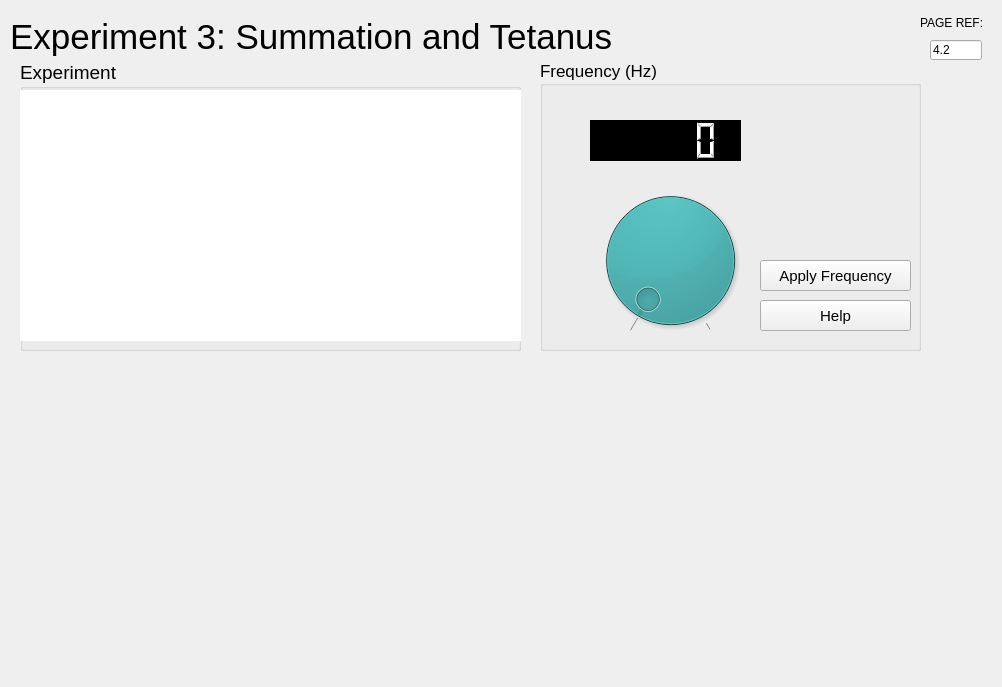
<?xml version="1.0" encoding="UTF-8"?>
<ui version="4.0">
 <class>MainWindow</class>
 <widget class="QMainWindow" name="MainWindow">
  <property name="geometry">
   <rect>
    <x>0</x>
    <y>0</y>
    <width>1002</width>
    <height>687</height>
   </rect>
  </property>
  <property name="windowTitle">
   <string>MainWindow</string>
  </property>
  <widget class="QWidget" name="centralwidget">
   <widget class="QLabel" name="labelCurrentWindow">
    <property name="geometry">
     <rect>
      <x>10</x>
      <y>0</y>
      <width>841</width>
      <height>74</height>
     </rect>
    </property>
    <property name="font">
     <font>
      <pointsize>26</pointsize>
     </font>
    </property>
    <property name="text">
     <string>Experiment 3: Summation and Tetanus</string>
    </property>
   </widget>
   <widget class="QLineEdit" name="lineEdit_2">
    <property name="geometry">
     <rect>
      <x>930</x>
      <y>40</y>
      <width>52</width>
      <height>20</height>
     </rect>
    </property>
    <property name="sizePolicy">
     <sizepolicy hsizetype="Ignored" vsizetype="Fixed">
      <horstretch>0</horstretch>
      <verstretch>0</verstretch>
     </sizepolicy>
    </property>
    <property name="text">
     <string>4.2</string>
    </property>
    <property name="readOnly">
     <bool>true</bool>
    </property>
   </widget>
   <widget class="QLabel" name="labelPageRef_2">
    <property name="geometry">
     <rect>
      <x>920</x>
      <y>0</y>
      <width>71</width>
      <height>46</height>
     </rect>
    </property>
    <property name="sizePolicy">
     <sizepolicy hsizetype="Maximum" vsizetype="Preferred">
      <horstretch>0</horstretch>
      <verstretch>0</verstretch>
     </sizepolicy>
    </property>
    <property name="text">
     <string>PAGE REF:</string>
    </property>
   </widget>
   <widget class="QLabel" name="label_6">
    <property name="geometry">
     <rect>
      <x>827</x>
      <y>707</y>
      <width>81</width>
      <height>49</height>
     </rect>
    </property>
    <property name="sizePolicy">
     <sizepolicy hsizetype="Maximum" vsizetype="Preferred">
      <horstretch>0</horstretch>
      <verstretch>0</verstretch>
     </sizepolicy>
    </property>
    <property name="font">
     <font>
      <pointsize>11</pointsize>
      <weight>75</weight>
      <bold>true</bold>
     </font>
    </property>
    <property name="text">
     <string>PAGE 2 / 5</string>
    </property>
   </widget>
   <widget class="QPushButton" name="pushButtonNext">
    <property name="geometry">
     <rect>
      <x>91</x>
      <y>720</y>
      <width>75</width>
      <height>23</height>
     </rect>
    </property>
    <property name="sizePolicy">
     <sizepolicy hsizetype="Maximum" vsizetype="Fixed">
      <horstretch>0</horstretch>
      <verstretch>0</verstretch>
     </sizepolicy>
    </property>
    <property name="text">
     <string>NEXT</string>
    </property>
   </widget>
   <widget class="QPushButton" name="pushButtonMenu">
    <property name="geometry">
     <rect>
      <x>914</x>
      <y>720</y>
      <width>75</width>
      <height>23</height>
     </rect>
    </property>
    <property name="sizePolicy">
     <sizepolicy hsizetype="Maximum" vsizetype="Fixed">
      <horstretch>0</horstretch>
      <verstretch>0</verstretch>
     </sizepolicy>
    </property>
    <property name="minimumSize">
     <size>
      <width>50</width>
      <height>20</height>
     </size>
    </property>
    <property name="text">
     <string>MENU</string>
    </property>
   </widget>
   <widget class="QProgressBar" name="progressBar">
    <property name="geometry">
     <rect>
      <x>172</x>
      <y>721</y>
      <width>649</width>
      <height>21</height>
     </rect>
    </property>
    <property name="sizePolicy">
     <sizepolicy hsizetype="Minimum" vsizetype="Fixed">
      <horstretch>0</horstretch>
      <verstretch>0</verstretch>
     </sizepolicy>
    </property>
    <property name="value">
     <number>1</number>
    </property>
    <property name="textVisible">
     <bool>false</bool>
    </property>
   </widget>
   <widget class="QPushButton" name="pushButtonBack">
    <property name="geometry">
     <rect>
      <x>10</x>
      <y>720</y>
      <width>75</width>
      <height>23</height>
     </rect>
    </property>
    <property name="sizePolicy">
     <sizepolicy hsizetype="Maximum" vsizetype="Fixed">
      <horstretch>0</horstretch>
      <verstretch>0</verstretch>
     </sizepolicy>
    </property>
    <property name="text">
     <string>BACK</string>
    </property>
   </widget>
   <widget class="QGroupBox" name="groupBox">
    <property name="geometry">
     <rect>
      <x>20</x>
      <y>60</y>
      <width>501</width>
      <height>291</height>
     </rect>
    </property>
    <property name="font">
     <font>
      <pointsize>14</pointsize>
     </font>
    </property>
    <property name="title">
     <string>Experiment</string>
    </property>
    <widget class="QTextBrowser" name="textBrowser">
     <property name="geometry">
      <rect>
       <x>0</x>
       <y>30</y>
       <width>501</width>
       <height>251</height>
      </rect>
     </property>
     <property name="frameShape">
      <enum>QFrame::NoFrame</enum>
     </property>
     <property name="html">
      <string>&lt;!DOCTYPE HTML PUBLIC &quot;-//W3C//DTD HTML 4.0//EN&quot; &quot;http://www.w3.org/TR/REC-html40/strict.dtd&quot;&gt;
&lt;html&gt;&lt;head&gt;&lt;meta name=&quot;qrichtext&quot; content=&quot;1&quot; /&gt;&lt;style type=&quot;text/css&quot;&gt;
p, li { white-space: pre-wrap; }
&lt;/style&gt;&lt;/head&gt;&lt;body style=&quot; font-family:'.AppleSystemUIFont'; font-size:14pt; font-weight:400; font-style:normal;&quot;&gt;
&lt;p align=&quot;justify&quot; style=&quot; margin-top:0px; margin-bottom:0px; margin-left:0px; margin-right:0px; -qt-block-indent:0; text-indent:0px; line-height:120%;&quot;&gt;&lt;a name=&quot;docs-internal-guid-8d7cf781-7fff-d594-b555-75ac2388388d&quot;&gt;&lt;/a&gt;&lt;span style=&quot; font-family:'Times New Roman'; color:#ffffff; background-color:transparent;&quot;&gt;Y&lt;/span&gt;&lt;span style=&quot; font-family:'Times New Roman'; color:#ffffff; background-color:transparent;&quot;&gt;ou can set the stimulation frequency to any value between 1 and 50 per second. When you press “Go” the computer will plot the result, as a graph of force against time. When you have finished making observations, go on to the next page. &lt;/span&gt;&lt;/p&gt;
&lt;p align=&quot;justify&quot; style=&quot;-qt-paragraph-type:empty; margin-top:0px; margin-bottom:0px; margin-left:0px; margin-right:0px; -qt-block-indent:0; text-indent:0px; line-height:120%; font-family:'Times New Roman'; color:#ffffff;&quot;&gt;&lt;br /&gt;&lt;/p&gt;
&lt;p align=&quot;justify&quot; style=&quot; margin-top:0px; margin-bottom:0px; margin-left:0px; margin-right:0px; -qt-block-indent:0; text-indent:0px; line-height:120%;&quot;&gt;&lt;a name=&quot;docs-internal-guid-d8556572-7fff-1b62-74a5-9832aa40b249&quot;&gt;&lt;/a&gt;&lt;span style=&quot; font-family:'Times New Roman'; color:#ffffff; background-color:transparent;&quot;&gt;B&lt;/span&gt;&lt;span style=&quot; font-family:'Times New Roman'; color:#ffffff; background-color:transparent;&quot;&gt;e careful how many times you do this experiment. The muscle will begin to deteriorate with prolonged use, as it is not receiving any blood supply.&lt;/span&gt;&lt;/p&gt;&lt;/body&gt;&lt;/html&gt;</string>
     </property>
    </widget>
   </widget>
   <widget class="QGroupBox" name="groupBox_2">
    <property name="geometry">
     <rect>
      <x>540</x>
      <y>60</y>
      <width>381</width>
      <height>291</height>
     </rect>
    </property>
    <property name="font">
     <font>
      <pointsize>13</pointsize>
     </font>
    </property>
    <property name="title">
     <string>Frequency (Hz)</string>
    </property>
    <widget class="QDial" name="dial">
     <property name="geometry">
      <rect>
       <x>0</x>
       <y>120</y>
       <width>261</width>
       <height>161</height>
      </rect>
     </property>
     <property name="styleSheet">
      <string notr="true">background-color: rgb(0, 170, 170);
color: rgb(255, 0, 0);</string>
     </property>
     <property name="minimum">
      <number>1</number>
     </property>
     <property name="maximum">
      <number>50</number>
     </property>
     <property name="singleStep">
      <number>100</number>
     </property>
     <property name="pageStep">
      <number>1000</number>
     </property>
     <property name="wrapping">
      <bool>false</bool>
     </property>
     <property name="notchesVisible">
      <bool>true</bool>
     </property>
    </widget>
    <widget class="QLCDNumber" name="lcdNumber">
     <property name="geometry">
      <rect>
       <x>50</x>
       <y>60</y>
       <width>151</width>
       <height>41</height>
      </rect>
     </property>
     <property name="styleSheet">
      <string notr="true">background-color: rgb(0, 0, 0);
color: rgb(255, 255, 255);</string>
     </property>
    </widget>
    <widget class="QPushButton" name="pushButtonApplyFreq">
     <property name="geometry">
      <rect>
       <x>220</x>
       <y>200</y>
       <width>151</width>
       <height>31</height>
      </rect>
     </property>
     <property name="font">
      <font>
       <pointsize>11</pointsize>
      </font>
     </property>
     <property name="text">
      <string>Apply Frequency</string>
     </property>
    </widget>
    <widget class="QPushButton" name="pushButtonHelp">
     <property name="geometry">
      <rect>
       <x>220</x>
       <y>240</y>
       <width>151</width>
       <height>31</height>
      </rect>
     </property>
     <property name="font">
      <font>
       <pointsize>11</pointsize>
      </font>
     </property>
     <property name="text">
      <string>Help</string>
     </property>
    </widget>
   </widget>
   <widget class="QLabel" name="labelImage">
    <property name="geometry">
     <rect>
      <x>40</x>
      <y>350</y>
      <width>881</width>
      <height>361</height>
     </rect>
    </property>
    <property name="text">
     <string/>
    </property>
    <property name="pixmap">
     <pixmap>../img/EXP3g/0.png</pixmap>
    </property>
    <property name="scaledContents">
     <bool>true</bool>
    </property>
   </widget>
  </widget>
 </widget>
 <resources/>
 <connections/>
</ui>
